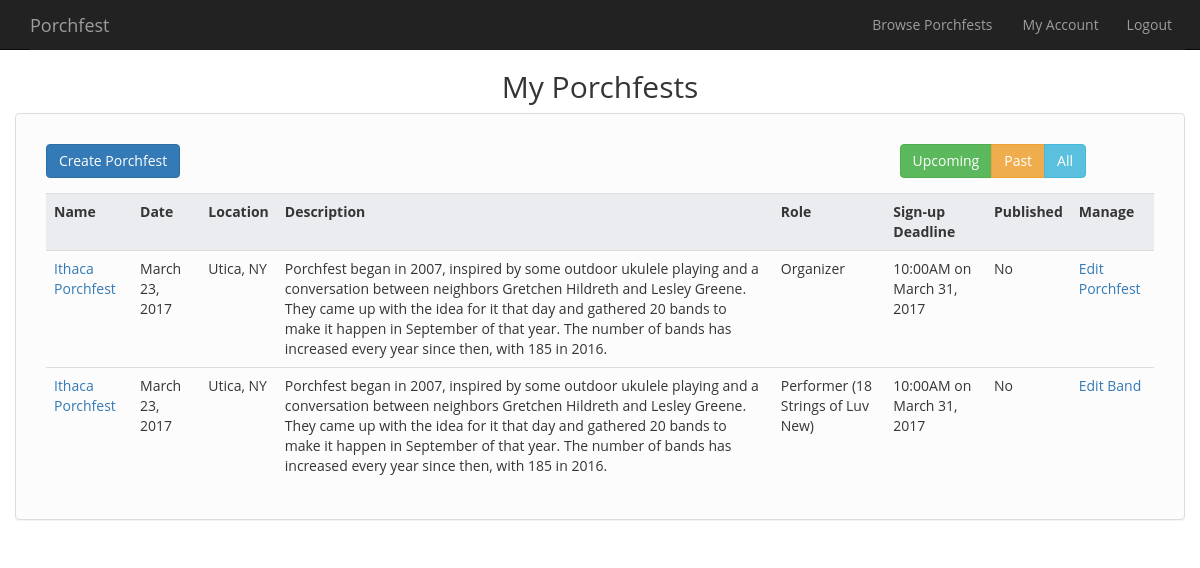
Screenshot of /html/myporchfests.php (signed in) with the database file from the repository.
### tables this page shows
CREATE TABLE IF NOT EXISTS `userstoporchfests` (
  `UserID` int(11) NOT NULL,
  `PorchfestID` int(11) NOT NULL
);

CREATE TABLE IF NOT EXISTS `porchfests` (
`PorchfestID` int(11) NOT NULL,
  `URL` varchar(255) NOT NULL,
  `Name` varchar(255) NOT NULL,
  `Nickname` varchar(255) NOT NULL,
  `Location` varchar(255) NOT NULL,
  `Date` date NOT NULL,
  `Description` text NOT NULL,
  `Deadline` datetime NOT NULL,
  `Published` tinyint(1) NOT NULL
);

CREATE TABLE IF NOT EXISTS `bands` (
`BandID` int(11) NOT NULL,
  `Name` varchar(255) NOT NULL,
  `Description` varchar(255) NOT NULL,
  `Members` varchar(255) NOT NULL,
  `Comment` varchar(255) NOT NULL,
  `Conflicts` varchar(255) NOT NULL
);

### html/myporchfests.php (the view, shortened to what this page needs)
<!DOCTYPE html>
<html lang="en">
<head>
  <?php require_once "../php/modules/stdHead.php" ?>
  <link rel="stylesheet" href="css/responsive-tables.css">
</head>
<body>
  <?php
    $conn = $mysqli = new mysqli(DB_HOST, DB_USER, DB_PASSWORD, DB_NAME);
  ?>
  <?php require_once "../php/modules/navigation.php"; ?>
<div class="container">
  <div class="row">
    <h2 class="text-center" > My Porchfests </h2>
  </div>
  <div class="row">
    <div class="panel panel-default">
      <div class="panel-body">
        <div class="table-container table-responsive">
          <div class="col-xs-12 col-sm-4 col-md-3">
            <div class="btn-group">
              <a href = "http://localhost/cs5150/html/"><button type="button" class="btn btn-primary">Create Porchfest</button></a>
            </div>
          </div>
          <div class="col-xs-12 col-sm-4 col-sm-offset-4 col-md-3 col-md-offset-6">
            <div class="btn-group">
              <button type="button" class="btn btn-success btn-filter" data-target="upcoming"> Upcoming </button>
              <button type="button" class="btn btn-warning btn-filter" data-target="past"> Past </button>
              <button type="button" class="btn btn-info btn-filter" data-target="all"> All </button>
            </div>
          </div>
          <div class="col-md-12">
            <table class="responsive table">
              <tr data-status= "fixed">
                <th> Name </th>
                <th> Date </th>
                <th> Location </th>
                <th> Description </th>
                <th> Role </th>
                <th> Sign-up Deadline </th>
                <th> Published </th>
                <th> Manage </th>
              </tr>
              <?php
                  $sql = "SELECT *
                          FROM porchfests
                          INNER JOIN userstoporchfests ON userstoporchfests.PorchfestID = porchfests.PorchfestID
                          WHERE UserID = '" . $_SESSION['logged_user'] . "'";
                  $result = $conn->query($sql);
                  while($porchfest = $result->fetch_assoc()) {
                    $isPublished = 'No';
                    $status = 'upcoming';
                    if (strtotime($porchfest['Date']) < date("Y-m-d")) {
                      $status = 'past';
                    }
                    $day = date_format(date_create($porchfest['Date']), 'F j, Y');
                    $deadline = date_format(date_create($porchfest['Deadline']), 'g:iA \o\n F j, Y');
                    $href = '"view/' . strtolower($porchfest['Nickname']);
                    echo '<tr data-status = "' . $status . '">
                          <td>
                            <a href=' . $href . '">' . $porchfest['Name'] . '</a>
                          </td>
                          <td>' . $day . '</td>
                          <td>' . $porchfest['Location'] . '</td>
                          <td>' . $porchfest['Description'] . '</td>
                          <td> Organizer </td>
                          <td>' . $deadline . '</td>
                          <td>' . $isPublished . '</td>
                          <td> <a href="edit/' . strtolower($porchfest['Nickname']) . '"> Edit Porchfest </a> </td>
                        </tr>';
                  }
                  $sql = "SELECT *
                          FROM porchfests
                          INNER JOIN bandstoporchfests ON bandstoporchfests.PorchfestID = porchfests.PorchfestID
                          INNER JOIN userstobands ON userstobands.BandID = bandstoporchfests.BandID
                          WHERE UserID = '" . $_SESSION['logged_user'] . "'";
                  $result = $conn->query($sql);
                  while($porchfest = $result->fetch_assoc()) {
                    $sql2 = "SELECT * FROM bands where BandID = '" . $porchfest['BandID'] . "'";
                    $result2 = $conn->query($sql2);
                    $bandname = $result2->fetch_assoc()['Name'];
                    $isPublished = 'No';
                    $status = 'upcoming';
                    if (strtotime($porchfest['Date']) < date("Y-m-d")) {
                      $status = 'past';
                    }
                    $day = date_format(date_create($porchfest['Date']), 'F j, Y');
                    $deadline = date_format(date_create($porchfest['Deadline']), 'g:iA \o\n F j, Y');
                    $href = '"view/' . strtolower($porchfest['Nickname']);
                    $urlbandname = str_replace(" ", "-", str_replace("-", "--", $bandname));
                    echo '<tr data-status = "' . $status . '">
                          <td>
                            <a href=' . $href . '">' . $porchfest['Name'] . '</a>
                          </td>
                          <td>' . $day . '</td>
                          <td>' . $porchfest['Location'] . '</td>
                          <td>' . $porchfest['Description'] . '</td>
                          <td> Performer (' . $bandname . ') </td>
                          <td>' . $deadline . '</td>
                          <td>' . $isPublished . '</td>
                          <td> <a href="edit/' . $porchfest['Nickname'] . '/' . $urlbandname . '"> Edit Band </a> </td>
                        </tr>';
                  }
              ?>
            </table>
          </div>
        </div>
      </div>
    </div>
  </div>
</div>
</body>
</html>

### html/css/style.css (style rules this page uses)
.btn-group { position: relative; z-index: 10; padding-top: 0; }
th { background-color: #eaecef; }
body { font-family: 'Open Sans', sans-serif; color: #353535; padding-top: 50px; }
.panel { border: 1px solid #ddd; background-color: #fcfcfc; }
.panel .btn-group { margin: 15px 0 15px; }
.panel .btn-group .btn { transition: background-color .3s ease; }

### html/css/responsive-tables.css (style rules this page uses)
table th { font-weight: bold; }
table td, table th { padding: 9px 10px; text-align: left; }

### rows the page displays
userstoporchfests: PorchfestID.Name "Ithaca Porchfest", PorchfestID.Date "March 23, 2017", PorchfestID.Location "Utica, NY", PorchfestID.Description "Porchfest began in 2007, inspired by some outdoor ukulele playing and a conversation between neighbors Gretchen Hildreth and Lesley Greene. They came up with the idea for it that day and gathered 20 bands to make it happen in September of that year. The number of bands has increased every year since then, with 185 in 2016.", PorchfestID.Deadline "10:00AM on March 31, 2017", isPublished "No"
porchfests: Name "Ithaca Porchfest", Date "March 23, 2017", Location "Utica, NY", Description "Porchfest began in 2007, inspired by some outdoor ukulele playing and a conversation between neighbors Gretchen Hildreth and Lesley Greene. They came up with the idea for it that day and gathered 20 bands to make it happen in September of that year. The number of bands has increased every year since then, with 185 in 2016.", bands.Name "18 Strings of Luv New", Deadline "10:00AM on March 31, 2017", isPublished "No"
